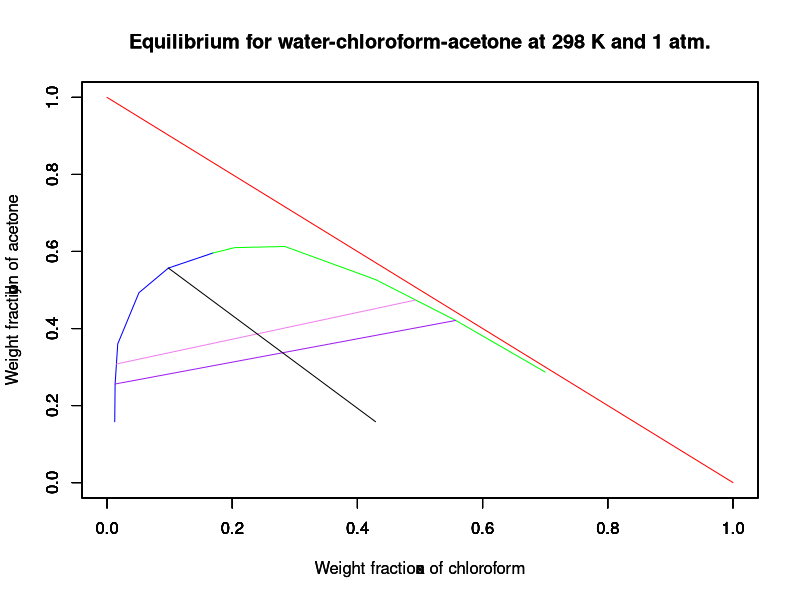

Generate this figure with R:
#page:429
Cw = c(1.23, 1.29, 1.71, 5.10, 9.8, 16.90)
Aw = c(15.80, 25.6, 36.0, 49.30, 55.7, 59.60)

Cc = c(70.0, 55.7, 42.9, 28.4, 20.4, 16.9)
Ac = c(28.70, 42.10, 52.70, 61.30, 61.00, 59.6)

for (i in 1:6){
Cw[i] = Cw[i] / 100
Aw[i] = Aw[i] / 100
Cc[i] = Cc[i] / 100
Ac[i] = Ac[i] / 100
}

cw = (Cw[2]+Cw[3])/2
cc = (Cc[2]+Cc[3])/2
aw = (Aw[2]+Aw[3])/2
ac = (Ac[2]+Ac[3])/2


plot(Cw, Aw,type = 'l',xlab = 'Weight fraction of chloroform',ylab = 'Weight fraction of acetone',main = 'Equilibrium for water-chloroform-acetone at 298 K and 1 atm.',xlim = c(0.0,1.0),ylim = c(0.0,1.0),col='blue')
par(new = TRUE)
plot(Cc, Ac,type = 'l',xlab = 'Weight fraction of chloroform',ylab = 'Weight fraction of acetone',main = 'Equilibrium for water-chloroform-acetone at 298 K and 1 atm.',xlim = c(0.0,1.0),ylim = c(0.0,1.0),col='green')
par(new = TRUE)
x = c(Cw[2], Cc[2])
y = c(Aw[2], Ac[2])
plot(x,y,type = 'l',xlim = c(0.0,1.0),ylim = c(0.0,1.0),col='purple')
par(new = TRUE)
s = c(1,0)
d = c(0,1)
plot(s,d,col='red',xlim = c(0.0,1.0),ylim = c(0.0,1.0),type = 'l')
par(new = TRUE)
a = c(cw,cc)
b = c(aw,ac)
plot(a,b,type = 'l',xlim = c(0.0,1.0),ylim = c(0.0,1.0),col='violet')
par(new = TRUE)
c = c(Cw[5], Cc[3])
d = c(Aw[5], Aw[1])
plot(c,d,type = 'l',xlim = c(0.0,1.0),ylim = c(0.0,1.0),col='black')
par(new = TRUE)
